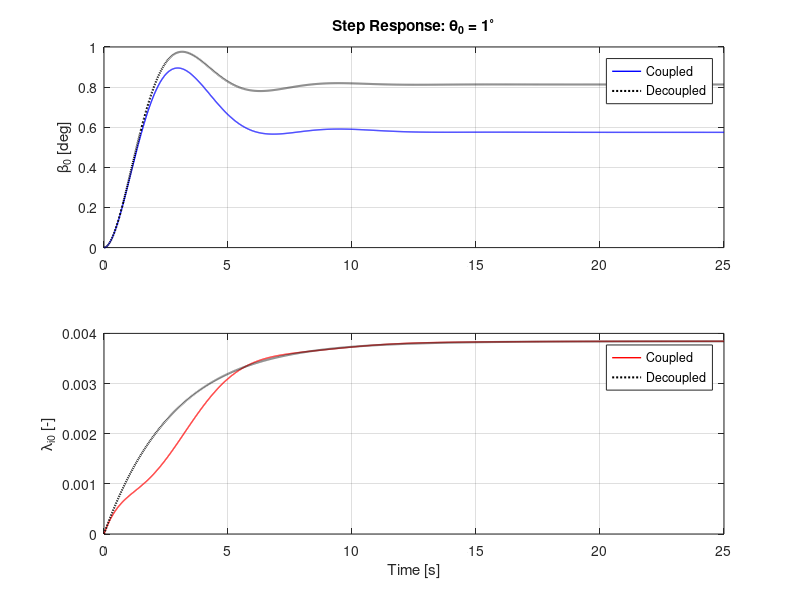
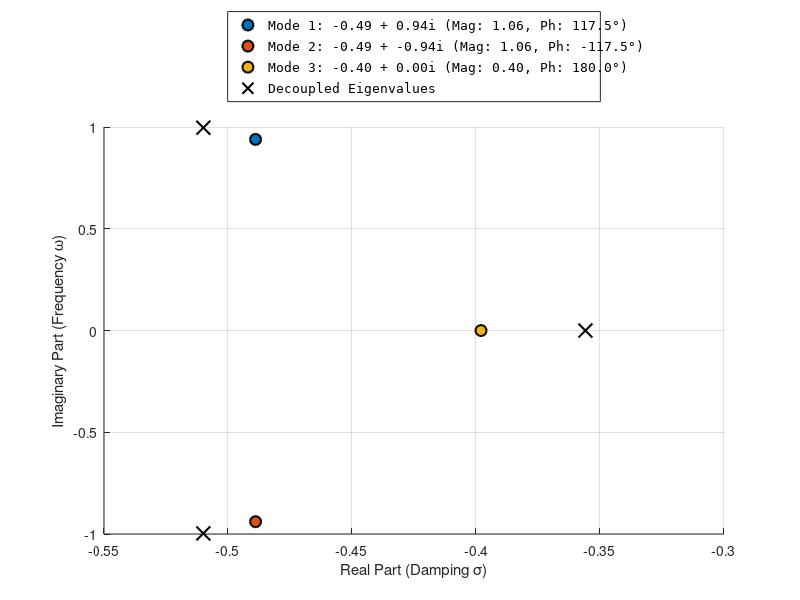

Write MATLAB code to recreate these figures, in order.
% Helicopter Flapping and Dynamic Inflow Analysis
clear; clc; close all;

% Toggle: 1 = 6x6 Cyclic Analysis | 0 = 3x3 Coning Analysis
isSixVec = 0; %[0,1];
pos0 = get(0,'defaultFigurePosition');

for idxSix = 1:length(isSixVec)
    isSix = isSixVec(idxSix);

    %% 1. Parameters
    Cl_alpha      = 5.7;
    gamma    = 8.159;
    sigma    = 0.07;
    nu0beta     = 1.12;
    CT       = 0.005117;
    lambda_i = sqrt(CT/2);

    % Using Option 1 for Inflow Constants
    KI = 16 / (pi * 45);
    Km = 8 / (pi * 3); % Note: Km is not used in this specific A-matrix version

    %% 2. Construct Matrix A and B from Images
    % State vector: [beta_dot_1c; beta_dot_1s; beta_1c; beta_1s; lambda_1s; lambda_1c]
    % Inputs: [theta_c; theta_s]

    % Helper variables for clarity
    g8    = gamma / 8;
    g6 = gamma / 6;
    nuSq1 = nu0beta^2 - 1;
    C_inf = (Cl_alpha * sigma) / (16 * KI);
    L_inf = (lambda_i / KI) + C_inf;

    % Following your specific definition for the inflow terms
    C_inf_0 = (Cl_alpha * sigma) / (6 * Km);
    % The term is defined as negative for stability in the A matrix
    L_inf_0 = -(1 / Km) * (4 * lambda_i + (Cl_alpha * sigma / 4));

    if isSix == 1
        A = [ -g8,    -2,    -nuSq1,  -g8,      0,     -g8;
            2,     -g8,     g8,    -nuSq1,  -g8,      0;
            1,      0,      0,      0,      0,      0;
            0,      1,      0,      0,      0,      0;
            0,     -C_inf,  C_inf,  0,     -L_inf,  0;
            -C_inf,  0,      0,     -C_inf,   0,     -L_inf ];
        B = [ g8,      0;
            0,       g8;
            0,       0;
            0,       0;
            0,       C_inf;
            C_inf,   0 ];
    else
        % Matrix A from your derivation (3x3 coning)
        A = [ -g8,      -nu0beta^2,  -g6;
            1,        0,        0;
            -C_inf_0,  0,       L_inf_0 ];
        % Matrix B from your derivation
        B = [ g8;
            0;
            C_inf_0 ];
    end

    %% 3. Eigenvalues and Normalized Eigenvectors
    [V, D] = eig(A);
    ev = diag(D);

    if isSix == 1
        A_flap_only = A(1:4, 1:4); % Coupled flapping states
        A_inf_only  = A(5:6, 5:6); % Coupled inflow states
        ev_dec = [eig(A_flap_only); eig(A_inf_only)];
    else
        % For 3x3 coning: rows 1-2 are flapping, row 3 is inflow
        ev_dec = [eig(A(1:2, 1:2)); A(3,3)];
    end

    % Custom Normalization:
    % Max element magnitude = 1, Phase of that element = 0 deg
    V_norm = zeros(size(V));
    for k = 1:size(V, 2)
        [max_val, idx] = max(abs(V(:,k)));
        ref_phase = angle(V(idx, k));
        V_norm(:, k) = (V(:, k) / max_val) * exp(-1i * ref_phase);
    end

    % Display Results to Command Window
    disp('Eigenvalues:'); disp(ev);
    for idx = 1:size(V, 2)
        fprintf('\nMode %d Eigenvector (Mag | Phase Deg):\n', idx);
        disp([abs(V_norm(:,idx)), angle(V_norm(:,idx))*180/pi]);
    end

    % --- Section 3 Expansion: Detailed Eigenvalue Map ---
    figure(idxSix*10);
    %set(gcf,'position',[pos0(1:2) 1.5 *pos0(3), pos0(4)])
    clf; hold on;
    colors_ev = lines; % 6 distinct colors for the 6 modes
    h = zeros(size(V, 2),1);

    for k = 1:size(V, 2)
        % Calculate Magnitude and Phase of the Eigenvalue itself
        ev_mag = abs(ev(k));
        ev_phase = angle(ev(k)) * 180/pi; % Phase in degrees

        % Plot each eigenvalue
        h(k) = plot(real(ev(k)), imag(ev(k)), 'o', 'MarkerSize', 8, ...
            'MarkerFaceColor', colors_ev(k,:), 'Color', 'k', 'LineWidth', 1.5);

        % Construct legend string with Mag and Phase
        ev_labels{k} = sprintf('Mode %d: %.2f + %.2fi (Mag: %.2f, Ph: %.1f°)', ...
            k, real(ev(k)), imag(ev(k)), ev_mag, ev_phase); %#ok<*SAGROW>
    end

    grid on; %xline(0, 'k-', 'LineWidth', 2); yline(0, 'k-', 'LineWidth', 2);
    xlabel('Real Part (Damping \sigma)');
    ylabel('Imaginary Part (Frequency \omega)');

    % title('System Eigenvalues: Stability & Frequency Analysis');

    % Capture the handle for the decoupled plot
    h_dec = plot(real(ev_dec), imag(ev_dec), 'kx', 'MarkerSize', 10, 'LineWidth', 1.5);

    % 2. Combine the handles and the labels into one legend call
    % [h; h_dec] merges the 6 mode handles with the 1 decoupled handle
    % [ev_labels, {'Decoupled Eig. Val.'}] merges the two cell arrays
    legend([h; h_dec], [ev_labels, {'Decoupled Eigenvalues'}], ...
        'Location', 'northoutside', 'FontSize', 9, 'FontName', 'Consolas');

    %axis tight;
    hold off;

    %% 4. Time Simulation (Step Inputs)
    deg2rad = pi/180;
    t = 0:0.01:25; % Non-dimensional time

    if isSix == 1

        % Inputs must be (length(t) x num_inputs)
        % Case 1: QC = 1 deg, QS = 0
        u1 = [ones(length(t), 1)*deg2rad, zeros(length(t), 1)];
        % Case 2: QC = 0, QS = 1 deg
        u2 = [zeros(length(t), 1), ones(length(t), 1)*deg2rad];

        sys = ss(A, B, eye(size(A, 1)), 0);
        [y1, t1] = lsim(sys, u1, t);
        [y2, t2] = lsim(sys, u2, t);
    else
        % 3x3 coning
        u = ones(size(t))*deg2rad;

        sys_coned = ss(A, B, eye(3), 0);
        [y, t_out] = lsim(sys_coned, u, t);
    end


    % Create a decoupled version of A by zeroing out coupling blocks
    A_decoupled = A;
    if isSix == 1
        % 6x6 Cyclic Analysis: States [beta_dot_1c/s; beta_1c/s; lambda_1c/s]
        A_decoupled(1:4, 5:6) = 0; % Remove inflow effect on flapping [cite: 57-89]
        A_decoupled(5:6, 1:4) = 0; % Remove flapping effect on inflow [cite: 57-89]

        % Construct the decoupled system for simulation
        sys_dec = ss(A_decoupled, B, eye(size(A, 1)), 0);

        y1_dec = lsim(sys_dec, u1, t);
        y2_dec = lsim(sys_dec, u2, t);

    else
        % 3x3 Coning Analysis: States [beta_dot; beta; lambda_i0]
        % Row 1 & 2 are flapping, Row 3 is inflow
        A_decoupled(1:2, 3) = 0;   % Remove inflow effect on flapping
        A_decoupled(3, 1:2) = 0;   % Remove flapping effect on inflow
        % Construct the decoupled system for simulation
        sys_dec = ss(A_decoupled, B, eye(size(A, 1)), 0);

        [y_dec] = lsim(sys_dec, u, t);
    end



    %% 5. Plotting (States in Degrees)
    if isSix == 1
        % --- 6x6 Cyclic Results---
        figure(2);
        subplot(2,1,1);
        plot(t, y1(:,3)*180/pi, 'b', t, y1(:,4)*180/pi, 'r--');
        ylabel('Flapping [deg]'); title('Step Response: \theta_C = 1^\circ');
        legend('\beta_{1C}', '\beta_{1S}'); grid on;
        subplot(2,1,2);
        plot(t, y2(:,3)*180/pi, 'b', t, y2(:,4)*180/pi, 'r--');
        ylabel('Flapping [deg]'); xlabel('Time [s]');
        title('Step Response: \theta_S = 1^\circ');
        legend('\beta_{1C}', '\beta_{1S}'); grid on;

        % 6x6 Inflow plotting
        figure(3);
        subplot(2,1,1);
        plot(t, y1(:,5)*180/pi, 'b', t, y1(:,6)*180/pi, 'r--');
        ylabel('Inflow [-]'); title('Step Response: \theta_C = 1^\circ');
        legend('\lambda_{1C}', '\lambda_{1S}'); grid on;
        subplot(2,1,2);
        plot(t, y2(:,5)*180/pi, 'b', t, y2(:,6)*180/pi, 'r--');
        ylabel('Inflow [-]'); xlabel('Time [s]');
        title('Step Response: \theta_S = 1^\circ');
        legend('\lambda_{1C}', '\lambda_{1S}'); grid on;

    else
        % --- 3x3 Coning Results - SINGLE PLOT MODE ---
        lw = 1;
        figure(4); clf;

        subplot(2,1,1);
        plot(t_out, y(:,2)*180/pi, 'b', 'LineWidth', lw);  % beta_0 flapping

        hold on;
        plot(t_out, y_dec(:,2)*180/pi, 'k:','LineWidth', lw+0.5); % Decoupled flapping in dotted black
        legend('Coupled', 'Decoupled');
        ylabel('\beta_0 [deg]');
        title('Step Response: \theta_0 = 1^\circ');
        grid on;

        subplot(2,1,2);
        plot(t_out, y(:,3), 'r', 'LineWidth', lw);         % lambda_i0 inflow
        hold on;
        plot(t_out, y_dec(:,3), 'k:','LineWidth', lw+ 0.5); % Decoupled flapping in dotted black
        legend('Coupled', 'Decoupled');
        ylabel('\lambda_{i0} [-]'); xlabel('Time [s]');
        grid on;

        % NO legend needed - only 1 signal per subplot (exactly as requested)
    end
end
